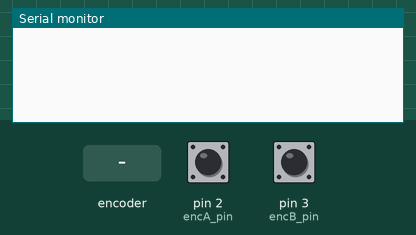
Bench run of a sketch on a simulated Arduino Uno, built with avr-gcc and run on an emulated ATmega328P. Shown: the last lines printed to the serial monitor. Inputs (shaded band) come from the test bench; at power-on: pin 2 (encA_pin) HIGH, pin 3 (encB_pin) HIGH.

Above: at 1.2 s.
1.3 s: rotary encoder on pin 2 (encA_pin) / pin 3 (encB_pin) turned 1 step (first pin leading)
At 2.3 s:
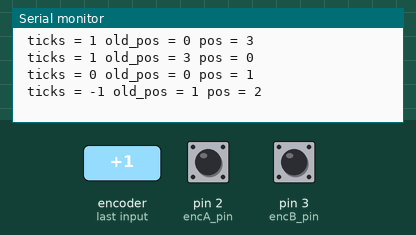
3.0 s: rotary encoder on pin 2 (encA_pin) / pin 3 (encB_pin) turned 1 step (first pin leading)
At 3.6 s:
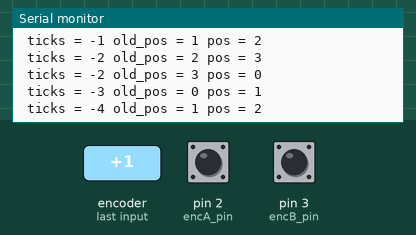
Timing chart, 0 to 6.0 s (numbered marks = the images above; inputs shaded):
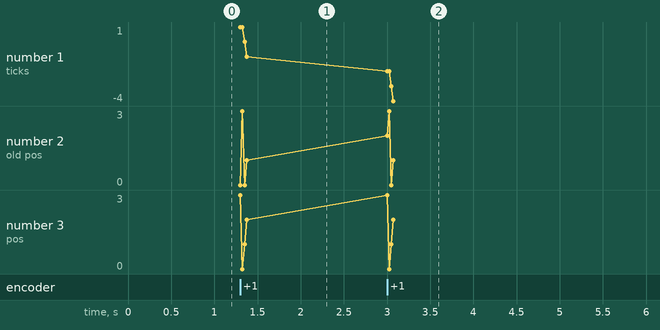

Measured:
- after the input at 1.3 s, the serial monitor: prints a new line at once (image 1)
- after the input at 3.0 s, the serial monitor: prints a new line at once (image 2)
- plotted number 1: -1 → -4 after the input at 3.0 s

The sketch:

Encoder_interrupts.ino
```cpp
/* By Ryan Hyatt
 * Senior Design 2017-18
 *
 */
#include <EEPROM.h>

//pins
const int encA_pin = 2; //TODO
const int encB_pin = 3; //TODO

int encA_val;
int encB_val;
int pos;
int off_pos_addr = 0;
int off_ticks_addr = 4;

int pos_CW[] = {3, 0, 1, 2};
int pos_CCW[] = {1, 2, 3, 4};

int ticks = 0;

void setup() {
  Serial.begin(115200);
  //pos = EEPROM.read(off_pos_addr);
  //ticks = EEPROM.read(off_ticks_addr);
  pinMode(encA_pin, INPUT);
  pinMode(encB_pin, INPUT);

}
/* Determines the state the encoder is in. Encoder can be in one of any 4 spots
 */
int cyclePosition(int encA_val, int encB_val)
{
    int pos;
    if( encA_val == 0)
    {
      if(encB_val == 0)
      {
        pos = 0;
      }
      else
      {
        pos = 3;
      }
    }
    else
    {
      if(encB_val == 0)
      {
        pos = 1;
      }
      else
      {
        pos = 2;
      }
    }
    return pos;
}

int rotationDirection(int pos, int old_pos)
{
  if(pos == pos_CW[old_pos])
  {
    return 1;
  }
  //if the position moved to a counterclockwise position
  else if(pos == pos_CCW[old_pos])
  {
    return -1;
  }
  else
  {
    return 0;
  }
}

void loop() {
  //TODO move cycleposition update and EEPROM write into interrupt
  //Store previous position.
  int old_pos = pos;

  attachInterrupt(digitalPinToInterrupt(encA_pin), pin_ISR, CHANGE);
  attachInterrupt(digitalPinToInterrupt(encB_pin), pin_ISR, CHANGE);
 // EEPROM.write(ticks, ticks_off_addr);
}

void pin_ISR() {
  //Read Encoder Values
  int old_pos = pos;
  encA_val = digitalRead(encA_pin);
  encB_val = digitalRead(encB_pin);
  pos = cyclePosition(encA_val, encB_val);
  int dir = rotationDirection(pos, old_pos);
  ticks+=dir;
   Serial.print(" ticks = ");
  Serial.print(ticks);
  Serial.print(" old_pos = ");
  Serial.print(old_pos);
  Serial.print(" pos = ");
  Serial.print(pos);
  Serial.println("");
}
```
